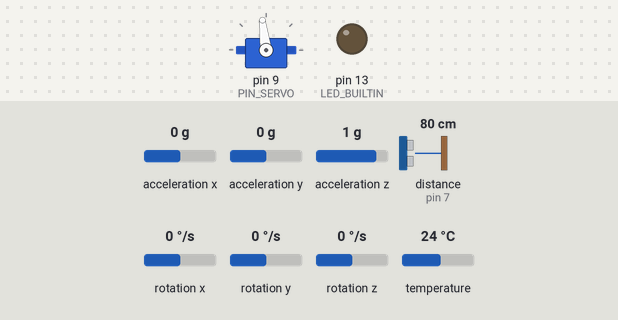
The sketch below on a simulated Arduino Uno, built with avr-gcc and run on an emulated ATmega328P. Shown: servo, output pins drawn as LEDs (lit = HIGH). Wiring (inferred from the names in the program): ultrasonic range finder: trigger pin 6; echo pin 7. The test bench sets the inputs (shaded band); at power-on: acceleration y 0 g, distance to the obstacle (sensor on pin 7) 80 cm, acceleration x 0 g, acceleration z 1 g, rotation x 0 °/s, rotation y 0 °/s, rotation z 0 °/s, temperature 24 °C. The echo pulse lasts 58.3 µs per cm; pins used as bus, display or sensor lines are not drawn; what the sketch prints to the serial monitor is not drawn.

Above: at 0.1 s.
At 3.2 s:
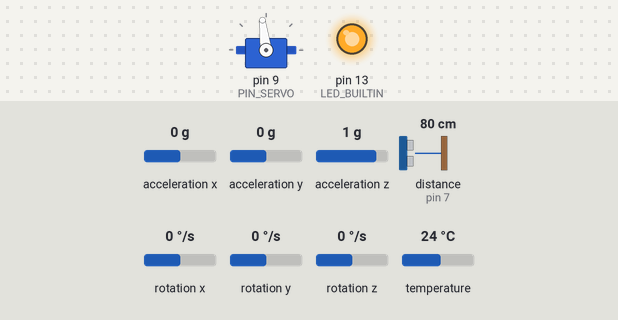
3.3 s: acceleration y set to -1.4 g
5.0 s: distance to the obstacle (sensor on pin 7) set to 2 cm
7.1 s: acceleration x set to -1.4 g
8.9 s: acceleration z set to -1.4 g
10.7 s: distance to the obstacle (sensor on pin 7) set to 4 cm
12.5 s: rotation x set to -192 °/s
Timing chart, 0 to 15.3 s (numbered marks = the images above; inputs shaded):
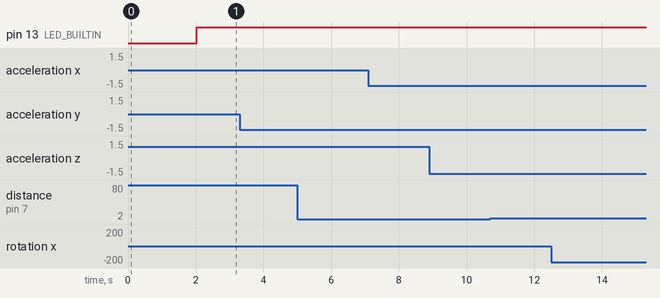

The sketch:

control_sin_referencia.ino
```cpp
/* TP3: regulador sin referencia, u = -K*xhat, a 50 Hz.
 * Ejecutar los dos scripts MATLAB antes de compilar.
 * Mantener barra horizontal y equipo quieto durante calibracion.
 * Retardo de planta: 40 ms en el observador; no se demora la orden al servo.
 * Trama abcd + 10 float32 LE. Ver README.md.
 */
#include <Wire.h>
#include <Servo.h>
#include <Adafruit_MPU6050.h>
#include <Adafruit_Sensor.h>
#include <math.h>
#include <string.h>
#include "coeficientes_observador_completo.h"
#include "coeficientes_controlador.h"

const uint8_t PIN_SERVO = 9, PIN_TRIG = 6, PIN_ECHO = 7;
const int PULSO_CENTRO_US = 1544;
const uint32_t TS_US = 20000UL;
const uint32_t TIMEOUT_ECO_US = 4000UL;
// Mismo filtro complementario Tustin de Practica7, Ts=20 ms.
const float FILTRO_A = 0.9399814328194f;
const float FILTRO_ACC = 0.03000928359032f;
const float FILTRO_GYRO = 0.009699907164097f;
// Retardo externo heredado de P7
const uint8_t RETARDO_MUESTRAS = 2;
float historialU[RETARDO_MUESTRAS + 2] = {};
float xhat[4] = {}, yAnterior[2] = {};
float accAnterior = 0, gyroAnterior = 0, omegaGyro = 0;
bool filtroInicializado = false, observadorInicializado = false;
uint8_t fallo = 0; // bits: 1 sensor/limite, 2 plazo, 4 TX, 8 no finito
const float US_POR_CM = 58.574f;
const float MAX_DISTANCIA_CM = 40.0f;
// Limites operativos de TP2/Informe/main.tex; sin saturacion angular adicional.
const int PULSO_MIN_US = 1100, PULSO_MAX_US = 2000;
const float REFERENCIA_CM = 15.612f;
const uint8_t VENTANA_VELOCIDAD = 5; // Intervalos de 20 ms.
float historialPosicion[VENTANA_VELOCIDAD] = {};
uint8_t indicePosicion = 0, muestrasPosicion = 0;
float velocidadVentana = NAN;
const float POSICION_MIN_CM = -15.0f, POSICION_MAX_CM = 21.0f;
static_assert(sizeof(float) == 4, "La trama requiere float32");
static_assert(TIMEOUT_ECO_US + 3000UL < TS_US, "Reservar tiempo para IMU/TX");

Servo miServo;
Adafruit_MPU6050 mpu;
float biasGyro = 0, anguloFiltrado = 0, offsetAngulo = 0;
int pulsoUs = PULSO_CENTRO_US;
uint32_t siguienteUs = 0;
float uPedido = 0;
bool detenido = false;

bool vencido(uint32_t ahora, uint32_t plazo) {
  return (int32_t)(ahora - plazo) >= 0;
}

void detener() {
  detenido = true;
  pulsoUs = PULSO_CENTRO_US;
  miServo.writeMicroseconds(pulsoUs);
  digitalWrite(LED_BUILTIN, HIGH);
}

float anguloAcc(const sensors_event_t &a) {
  return atan2(a.acceleration.y,
               sqrt(sq(a.acceleration.x) + sq(a.acceleration.z))) * 180.0f / PI;
}

void actualizarAngulo() {
  sensors_event_t a, g, t;
  mpu.getEvent(&a, &g, &t);
  const float acc = anguloAcc(a);
  omegaGyro = g.gyro.x - biasGyro;
  const float gyroDps = omegaGyro * 180.0f / PI;
  if (!filtroInicializado) {
    anguloFiltrado = acc;
    accAnterior = acc;
    gyroAnterior = gyroDps;
    filtroInicializado = true;
    return;
  }
  anguloFiltrado = FILTRO_A*anguloFiltrado +
      FILTRO_ACC*(acc + accAnterior) + FILTRO_GYRO*(gyroDps + gyroAnterior);
  accAnterior = acc;
  gyroAnterior = gyroDps;
}

float medirDistancia() {
  // Captura acotada por micros(): no usar pulseIn() con timeout por defecto.
  // Durante este bloque no se accede a I2C ni a Serial para no perder el eco.
  if (digitalRead(PIN_ECHO) == HIGH) return -1.0f;
  digitalWrite(PIN_TRIG, HIGH);
  uint32_t inicio = micros();
  while (micros() - inicio < 10UL) {}
  digitalWrite(PIN_TRIG, LOW);
  inicio = micros();
  while (digitalRead(PIN_ECHO) == LOW)
    if (micros() - inicio >= TIMEOUT_ECO_US) return -1.0f;
  const uint32_t subida = micros();
  while (digitalRead(PIN_ECHO) == HIGH)
    if (micros() - inicio >= TIMEOUT_ECO_US) return -1.0f;
  const float cm = (micros() - subida) / US_POR_CM;
  return cm >= 2.0f && cm <= MAX_DISTANCIA_CM ? cm : -1.0f;
}

// Inicializar con las salidas actuales, sin derivar el sonar.
void actualizarObservador(float theta, float posicion, bool valida) {
  if (!valida) {
    observadorInicializado = false;
    return; // Nunca introducir el sentinel -1 del sonar como posicion.
  }
  if (!observadorInicializado) {
    xhat[0] = theta; xhat[1] = 0;
    xhat[2] = posicion; xhat[3] = 0;
    yAnterior[0] = theta; yAnterior[1] = posicion;
    observadorInicializado = true;
    return;
  }
  const float sumaU = historialU[RETARDO_MUESTRAS - 1] +
                      historialU[RETARDO_MUESTRAS];
  const float sumaY[2] = {theta + yAnterior[0], posicion + yAnterior[1]};
  float nuevo[4];
  for (uint8_t i = 0; i < 4; ++i) {
    nuevo[i] = OBS_BU[i]*sumaU;
    for (uint8_t j = 0; j < 4; ++j) nuevo[i] += OBS_AD[i][j]*xhat[j];
    for (uint8_t j = 0; j < 2; ++j) nuevo[i] += OBS_BY[i][j]*sumaY[j];
    if (!isfinite(nuevo[i])) {
      fallo |= 8; detener(); observadorInicializado = false; return;
    }
  }
  memcpy(xhat, nuevo, sizeof(xhat));
  yAnterior[0] = theta; yAnterior[1] = posicion;
}

// Diferencia entre extremos de una ventana movil; no deriva muestra a muestra.
void actualizarVelocidad(float posicion, bool valida) {
  velocidadVentana = NAN;
  if (!valida) {
    indicePosicion = 0;
    muestrasPosicion = 0;
    return;
  }
  if (muestrasPosicion == VENTANA_VELOCIDAD) {
    velocidadVentana = (posicion - historialPosicion[indicePosicion]) /
        (VENTANA_VELOCIDAD * TS_US * 1.0e-6f);
  } else {
    ++muestrasPosicion;
  }
  historialPosicion[indicePosicion] = posicion;
  indicePosicion = (indicePosicion + 1) % VENTANA_VELOCIDAD;
}

void enviarTrama(float theta, float posicion, bool valida) {
  const uint8_t cantidadCanales = 10;
  const uint8_t bytesTrama = 4 + cantidadCanales * sizeof(float);
  if (Serial.availableForWrite() < bytesTrama ||
      (int32_t)(siguienteUs - micros()) < 4000) {
    fallo |= 4;
    detener();
    return;
  }
  uint8_t trama[bytesTrama] = {'a', 'b', 'c', 'd'};
  const float noValido = NAN;
  // d1..d8: estados medidos/estimados; d9: u aplicado; d10: u pedido.
  const float valores[cantidadCanales] = {
    isfinite(theta) ? theta : noValido,
    observadorInicializado ? xhat[0] : noValido,
    isfinite(omegaGyro) ? omegaGyro : noValido,
    observadorInicializado ? xhat[1] : noValido,
    valida ? posicion : noValido,
    observadorInicializado ? xhat[2] : noValido,
    velocidadVentana,
    observadorInicializado ? xhat[3] : noValido,
    (float)(pulsoUs - PULSO_CENTRO_US),
    uPedido
  };
  for (uint8_t i = 0; i < cantidadCanales; ++i) {
    uint32_t bits;
    memcpy(&bits, &valores[i], 4);
    for (uint8_t j = 0; j < 4; ++j)
      trama[4 + 4*i + j] = (uint8_t)(bits >> (8*j));
  }
  Serial.write(trama, sizeof(trama));
}

// El observador usa la orden realmente aplicada, no la orden sin saturar.
void aplicarControl() {
  uPedido = 0;
  if (!detenido && observadorInicializado) {
    for (uint8_t i = 0; i < 4; ++i) uPedido -= CONTROL_K[i]*xhat[i];
    if (!isfinite(uPedido)) {
      fallo |= 8;
      detener();
    }
  }
  if (detenido) {
    pulsoUs = PULSO_CENTRO_US;
  } else {
    const float u = constrain(uPedido,
        (float)(PULSO_MIN_US - PULSO_CENTRO_US),
        (float)(PULSO_MAX_US - PULSO_CENTRO_US));
    pulsoUs = (int)lroundf(PULSO_CENTRO_US + u);
  }
  miServo.writeMicroseconds(pulsoUs);
}

void setup() {
  pinMode(LED_BUILTIN, OUTPUT);
  digitalWrite(LED_BUILTIN, LOW);
  pinMode(PIN_TRIG, OUTPUT);
  digitalWrite(PIN_TRIG, LOW);
  pinMode(PIN_ECHO, INPUT);
  Serial.begin(115200);
  miServo.writeMicroseconds(PULSO_CENTRO_US);
  miServo.attach(PIN_SERVO);
  Wire.begin();
  Wire.setClock(400000);
#if defined(WIRE_HAS_TIMEOUT)
  Wire.setWireTimeout(3000, true);
#endif
  if (!mpu.begin(0x68)) {
    detener();
    while (true) {}
  }
  mpu.setAccelerometerRange(MPU6050_RANGE_2_G);
  mpu.setGyroRange(MPU6050_RANGE_2000_DEG);
  mpu.setFilterBandwidth(MPU6050_BAND_44_HZ);

  // 100 muestras a 20 ms: ~2 s en centro, sin transmision ni excitacion.
  // Primer segundo: bias gyro. Segundo: filtro y promedio del cero.
  siguienteUs = micros() + TS_US;
  float sumaGyro = 0, sumaAngulo = 0;
  for (uint8_t i = 0; i < 100; ++i) {
    while (!vencido(micros(), siguienteUs)) {}
    siguienteUs += TS_US;
    if (i < 50) {
      sensors_event_t a, g, t;
      mpu.getEvent(&a, &g, &t);
      sumaGyro += g.gyro.x;
      anguloFiltrado = anguloAcc(a);
      if (i == 49) biasGyro = sumaGyro / 50.0f;
    } else {
      actualizarAngulo();
      if (i >= 75) sumaAngulo += anguloFiltrado;
    }
    if (vencido(micros(), siguienteUs)) {
      detener();
      while (true) {}
    }
  }
  offsetAngulo = sumaAngulo / 25.0f;
  if (fabs(OBS_TS - 0.02f) > 1e-6f || fabs(CONTROL_TS - OBS_TS) > 1e-6f) {
    fallo |= 2; detener(); while (true) {}
  }
}

void loop() {
  const uint32_t ahora = micros();
  if (!vencido(ahora, siguienteUs)) return;
  siguienteUs += TS_US; // Grilla absoluta, sin acumular tiempo de ejecucion.
  if (vencido(ahora, siguienteUs)) {
    fallo |= 2; detener();
    while (true) {} // No fabricar muestras consecutivas para recuperar tiempo.
  }
  actualizarAngulo();
  const float distancia = medirDistancia();
  const float posicion = distancia - REFERENCIA_CM;
  const float theta = (anguloFiltrado - offsetAngulo)*PI/180.0f;
  const bool valida = isfinite(distancia) && distancia >= 0 && isfinite(theta);
  if (!valida || posicion < POSICION_MIN_CM || posicion > POSICION_MAX_CM) {
    fallo |= 1; detener();
  }

  // Al entrar: historialU[j] = u[k-1-j].
  // Con d=2, el observador toma u[k-2]+u[k-3] de indices 1 y 2.
  actualizarObservador(theta, posicion, valida);
  actualizarVelocidad(posicion, valida);
  if (vencido(micros(), siguienteUs)) {
    fallo |= 2; detener();
  }
  aplicarControl();
  enviarTrama(theta, posicion, valida);

  // Preparar historial para el siguiente ciclo, incluso tras una parada.
  for (int i = RETARDO_MUESTRAS + 1; i > 0; --i)
    historialU[i] = historialU[i-1];
  historialU[0] = pulsoUs - PULSO_CENTRO_US;
    if (vencido(micros(), siguienteUs)) {
    fallo |= 2; detener();
    while (true) {} // Ensayo invalido por plazo perdido.
  }
}
```

coeficientes_controlador.h
```cpp
// Generado por controlador_sin_referencia.m. No editar a mano.
// u = -K*xhat. Estados: theta, omega, p, v.
#pragma once
const float CONTROL_TS = 2.000000000000e-02f;
const float CONTROL_K[4] = {-1.106580030777e+02f, 5.620157172992e+00f, 3.221805833070e+01f, 9.082110264418e+00f};
```

coeficientes_observador_completo.h
```cpp
// Generado por observador_completo.m. No editar a mano.
// Estados: theta [rad], omega [rad/s], p [cm], v [cm/s].
// Salidas: theta [rad], p [cm]. Entrada relativa [us].
// x[k]=AD*x[k-1]+BU*(u[k-d]+u[k-d-1])+BY*(y[k]+y[k-1]).
#pragma once
const float OBS_TS = 2.000000000000e-02f;
const float OBS_AD[4][4] = {
  {5.585866479808e-01f, 1.038227183574e-02f, 7.183246446980e-18f, 1.952945127773e-17f},
  {-3.164271715443e+01f, 1.214846978788e-01f, -1.458356106584e-16f, -3.964905664776e-16f},
  {1.113490582832e-01f, 7.417336682864e-04f, 9.093837619918e-01f, 1.848954079636e-02f},
  {1.161528554957e+01f, 7.737333832649e-02f, -8.242012891068e-01f, 9.287212603457e-01f},
};
const float OBS_BU[4] = {3.335980871894e-05f, 3.603499849973e-03f, 2.383302391415e-06f, 2.486122312492e-04f};
const float OBS_BY[4][2] = {
  {1.704824360042e-01f, -7.183246446980e-18f},
  {1.039617635123e+01f, 1.458356106584e-16f},
  {1.217966208518e-02f, 4.530811900408e-02f},
  {1.270511445701e+00f, 4.121006445534e-01f},
};
```

Measured:
- after the input at 3.3 s, every drawn part: stays the same
- after the input at 5.0 s, every drawn part: stays the same
- after the input at 7.1 s, every drawn part: stays the same
- after the input at 8.9 s, every drawn part: stays the same
- after the input at 10.7 s, every drawn part: stays the same
- after the input at 12.5 s, every drawn part: stays the same
